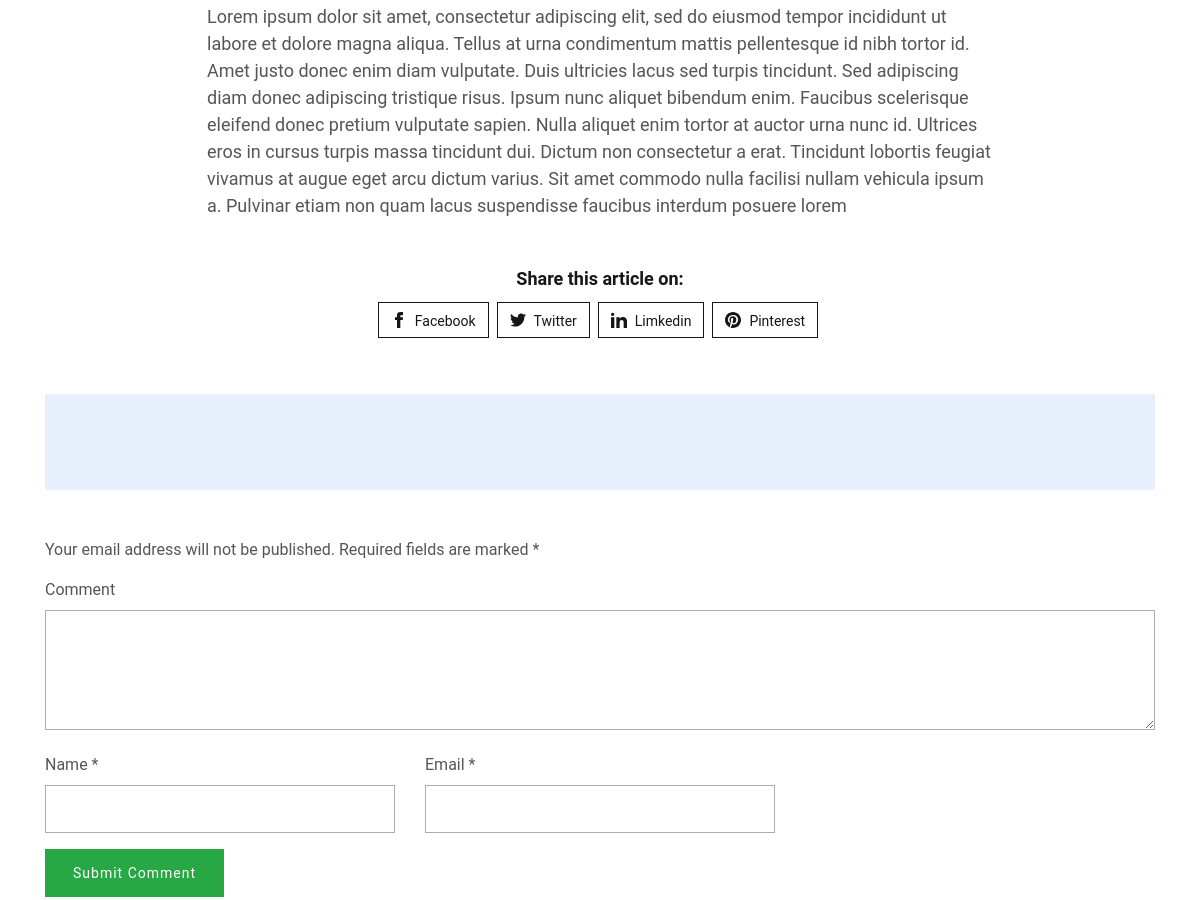
The page /blog-single.php?id=13 (middle part) on the database as committed earlier.
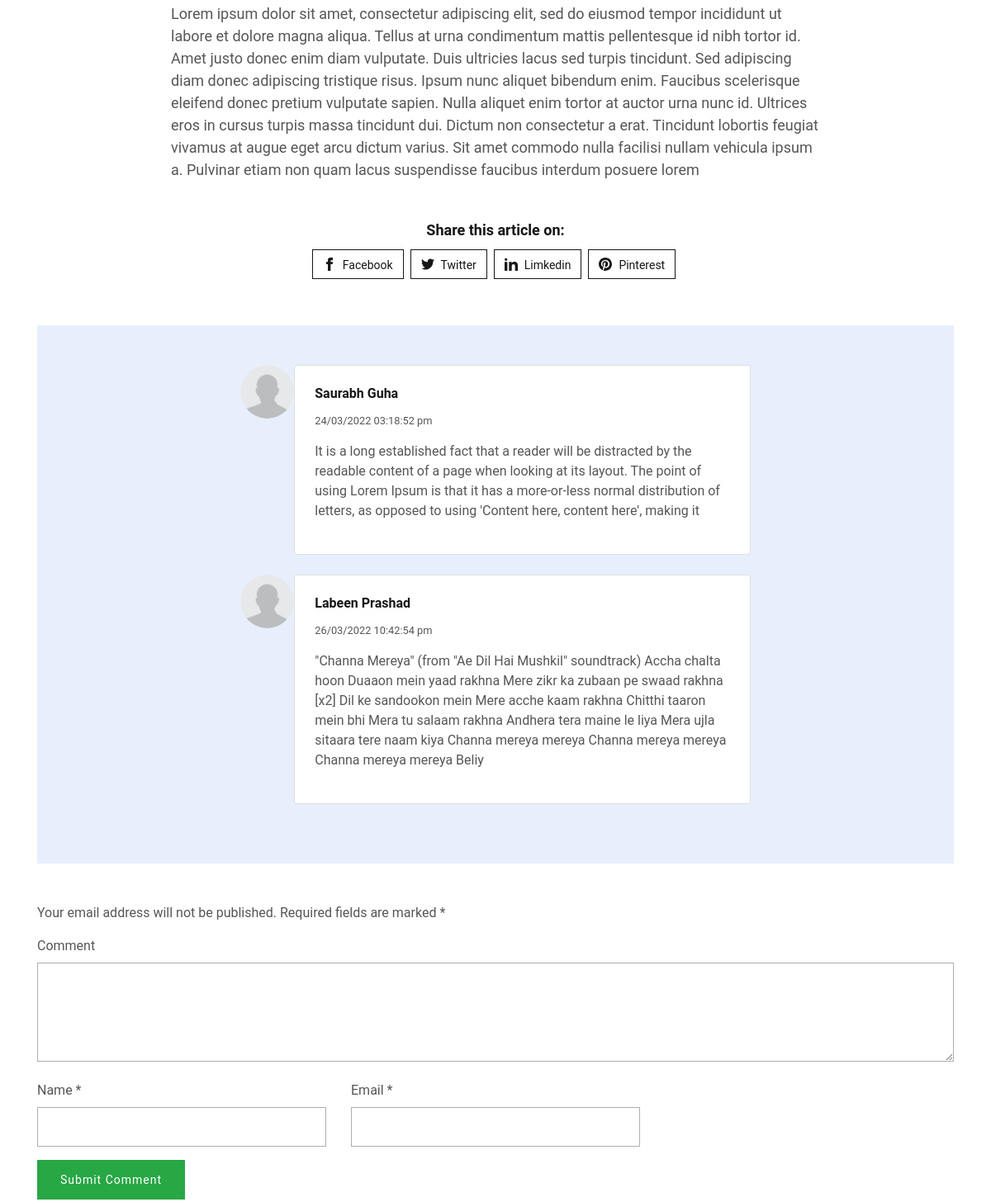
The same page on the database as committed later.
### tables this page shows
CREATE TABLE `new_post` (
  `id` int(10) NOT NULL,
  `datetime` varchar(50) NOT NULL,
  `title` varchar(200) NOT NULL,
  `category` varchar(100) NOT NULL,
  `author` varchar(100) NOT NULL,
  `image` varchar(200) NOT NULL,
  `post` varchar(1000) NOT NULL
);

CREATE TABLE `comment` (
  `id` int(10) NOT NULL,
  `datetime` varchar(50) NOT NULL,
  `comment` varchar(500) NOT NULL,
  `commentauth` varchar(200) NOT NULL,
  `commentmail` varchar(200) NOT NULL,
  `status` varchar(10) NOT NULL,
  `post_id` int(10) NOT NULL
);

### blog-single.php (the view, shortened to what the changed rows need)
<?php
require_once './partials/_header.php';
?>
<div class="main-content-area">
    <div class="container">
        <div class="single-post-wrap">
            <?php
            if (isset($_POST["searchbutton"])) {
                $search = $_POST['search'];
                $sql = "SELECT * FROM new_post WHERE
                        datetime LIKE '%$search%' OR title LIKE '%$search%'
                        OR category LIKE '%$search%' OR author LIKE '%$search%' OR
                        post LIKE '%$search%'";
            } else {
                $postid1 = $_GET['id'];
                $sql ="SELECT * FROM new_post WHERE id='$postid1'";
            }
                        $exe =mysqli_query($conn, $sql);
                    while ($rows = mysqli_fetch_array($exe)) {
                        $post = $rows['post']; ?>
            <div class="post-content m-auto">
                <p>
                    <?= html_entity_decode($post) ?>
                </p>
            </div>
            <div class="share-wrap clearfix text-center">
                <div class="share-text h4">Share this article on:</div>
                <ul class="share-links">
                    <li>
                        <a class="facebook"
                            href="https://www.facebook.com/sharer/sharer.php?u=https://excellentdynamics.biz/demos/html/second-time-around/"
                            onclick="window.open(this.href, 'facebook-share','width=580,height=296');return false;"><svg
                                xmlns="http://www.w3.org/2000/svg" width="24" height="24" viewBox="0 0 24 24">
                                <path
                                    d="M9 8h-3v4h3v12h5v-12h3.642l.358-4h-4v-1.667c0-.955.192-1.333 1.115-1.333h2.885v-5h-3.808c-3.596 0-5.192 1.583-5.192 4.615v3.385z">
                                </path>
                            </svg>Facebook</a>
                    </li>
                    <li>
                        <a class="twitter"
                            href="https://twitter.com/share?text=5+things+to+do+in+Meghalaya+%26%238211%3B+the+abode+of+clouds&amp;url=https://excellentdynamics.biz/demos/html/second-time-around/"
                            onclick="window.open(this.href, 'twitter-share', 'width=580,height=296');return false;">Twitter</a>
                    </li>
                    <li>
                        <a class="linkedin"
                            href="http://www.linkedin.com/shareArticle?mini=true&amp;url=https://excellentdynamics.biz/demos/html/second-time-around/&amp;title=5+things+to+do+in+Meghalaya+%26%238211%3B+the+abode+of+clouds"
                            onclick="window.open(this.href, 'linkedin-share', 'width=580,height=296');return false;">Limkedin</a>
                    </li>
                    <li>
                        <a class="pinterest"
                            href="http://pinterest.com/pin/create/button/?url=https://excellentdynamics.biz/demos/html/second-time-around/&amp;description=5+things+to+do+in+Meghalaya+%26%238211%3B+the+abode+of+clouds"
                            onclick="window.open(this.href, 'linkedin-share', 'width=580,height=296');return false;">Pinterest</a>
                    </li>
                </ul>
            </div>
            <?php
                    } ?>
        </div>
        <section style="background-color: #e7effd;">
            <div class="container my-5 py-5 text-dark">
                <div class="row d-flex justify-content-center">
                    <div class="col-md-11 col-lg-9 col-xl-7">
                        <?php
        $postIdForComments = $_GET['id'];
        $commentQuery ="SELECT * FROM comment
        WHERE post_id = '$postIdForComments' AND status = 'ON'";
        $execomment =mysqli_query($conn, $commentQuery);
        while ($rows = mysqli_fetch_array($execomment)) {
            $commentDate = $rows['datetime'];
            $commentAuthor = $rows['commentauth'];
            $comment = $rows['comment']; ?>
                        <div class="d-flex flex-start mb-4">
                            <img class="rounded-circle shadow-1-strong me-3" src="./img/def_face.jpg" alt="avatar"
                                width="65" height="65" />
                            <div class="card w-100">
                                <div class="card-body p-4">
                                    <div class="">
                                        <h5><?= $commentAuthor ?>
                                        </h5>
                                        <p class="small">
                                            <?= $commentDate ?>
                                        </p>
                                        <p>
                                            <?= $comment ?>
                                        </p>
                                    </div>
                                </div>
                            </div>
                        </div>
                        <?php
        } ?>
                    </div>
                </div>
            </div>
        </section>
        <div class="comment-container" id="comments">
            <div id="respond" class="comment-respond">
            </div>
        </div>
    </div>
</div>
<?php require_once './partials/_footer.php';

Rows that differ between the two databases and show on the page:
now on this page (row edited): comment: commentauth "Saurabh Guha", datetime "24/03/2022 03:18:52 pm", comment "It is a long established fact that a reader will be distracted by the readable content of a page when looking at its layout. The point of using Lorem Ipsum is that it has a more-or-less normal distribution of letters, as opposed to using 'Content here, content here', making it"
added comment: commentauth "Labeen Prashad", datetime "26/03/2022 10:42:54 pm", comment "\"Channa Mereya\" (from \"Ae Dil Hai Mushkil\" soundtrack) Accha chalta hoon Duaaon mein yaad rakhna Mere zikr ka zubaan pe swaad rakhna [x2] Dil ke sandookon mein Mere acche kaam rakhna Chitthi taaron mein bhi Mera tu salaam rakhna Andhera tera maine le liya Mera ujla sitaara tere naam kiya Channa mereya mereya Channa mereya mereya Channa mereya mereya Beliy"
